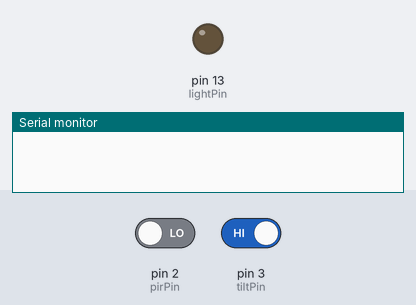
Bench run of a sketch on a simulated Arduino Uno, built with avr-gcc and run on an emulated ATmega328P. Parts: output pins drawn as LEDs (lit = HIGH), the last lines printed to the serial monitor. The test bench sets the inputs (shaded band); at power-on: pin 2 (pirPin) LOW, pin 3 (tiltPin) HIGH.

Above: at 1.2 s.
1.3 s: pin 2 (pirPin) driven HIGH
At 2.1 s:
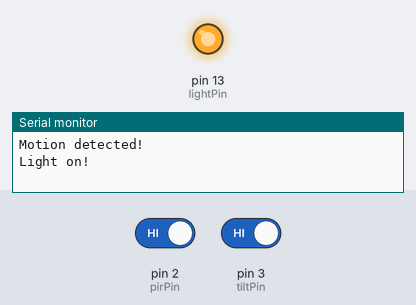
2.8 s: pin 3 (tiltPin) driven LOW
At 3.2 s:
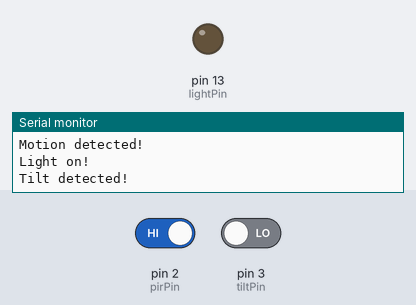
4.3 s: pin 3 (tiltPin) driven HIGH
At 5.5 s:
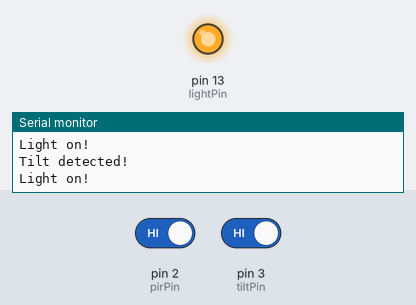
5.8 s: pin 2 (pirPin) driven LOW
At 6.7 s:
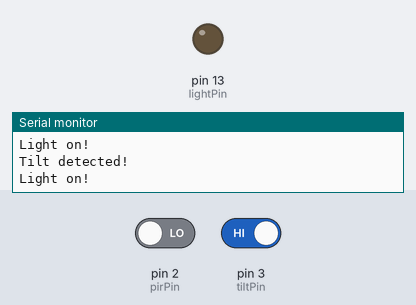
Timing chart, 0 to 8.3 s (numbered marks = the images above; inputs shaded):
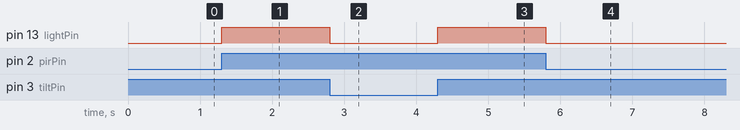

Measured:
- after the input at 1.3 s, pin 13 (lightPin): LOW → HIGH at once
- after the input at 2.8 s, pin 13 (lightPin): HIGH → LOW at once
- after the input at 4.3 s, pin 13 (lightPin): LOW → HIGH at once
- after the input at 5.8 s, pin 13 (lightPin): HIGH → LOW at once

The sketch:

Task1.3C.ino
```cpp
// C++ code
//
int lightState = LOW;

const int pirPin = 2;
const int tiltPin = 3;
const int lightPin = 13;

void setup()
{
  Serial.begin(9600);
  pinMode(pirPin, INPUT);
  pinMode(tiltPin, INPUT_PULLUP);
  pinMode(lightPin, OUTPUT);

  attachInterrupt(digitalPinToInterrupt(pirPin), pirToggle, CHANGE);
  attachInterrupt(digitalPinToInterrupt(tiltPin), tiltToggle, CHANGE);
}

void loop()
{
}

void pirToggle() {
  if (digitalRead(pirPin) == HIGH) Serial.println("Motion detected!");

  lightState = !lightState;
  digitalWrite(lightPin, lightState);

  if (lightState == HIGH) Serial.println("Light on!");
}

void tiltToggle() {
  if (digitalRead(tiltPin) == LOW) Serial.println("Tilt detected!");

  lightState = !lightState;
  digitalWrite(lightPin, lightState);

  if (lightState == HIGH) Serial.println("Light on!");

}
```
